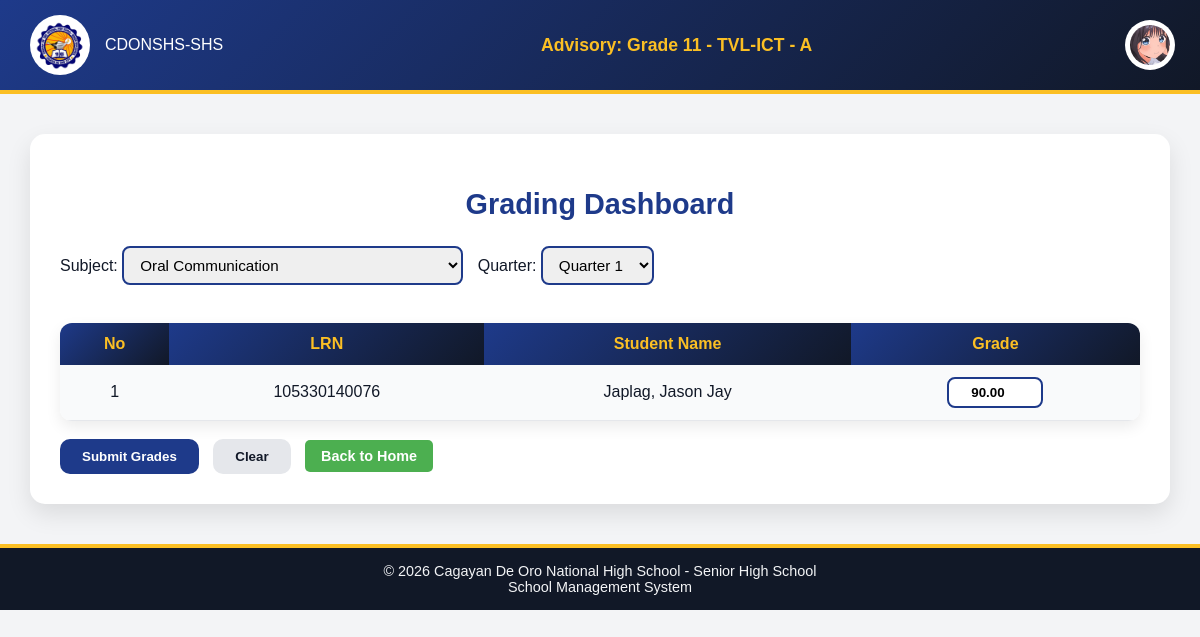
Page /Website_Files/Teacher_Files/grading_page.php (signed in) on the committed database.
### tables this page shows
CREATE TABLE `teacher_advisory` (
  `teacher_advisory_id` int(11) NOT NULL,
  `teacher_id` int(10) NOT NULL,
  `strand_id` int(11) NOT NULL,
  `grade_level` int(2) NOT NULL,
  `section_id` int(11) NOT NULL
);

CREATE TABLE `strands` (
  `strand_id` int(11) NOT NULL,
  `strand_name` varchar(30) NOT NULL
);

CREATE TABLE `section` (
  `section_id` int(11) NOT NULL,
  `section_name` varchar(30) NOT NULL,
  `grade_level` int(2) NOT NULL,
  `strand_id` int(11) NOT NULL
);

CREATE TABLE `users` (
  `user_id` int(11) NOT NULL,
  `school_id` int(11) NOT NULL,
  `username` varchar(50) NOT NULL,
  `password` varchar(255) NOT NULL,
  `role_id` int(11) NOT NULL,
  `status` enum('Active','Inactive') DEFAULT 'Active',
  `first_login` tinyint(1) DEFAULT 1
);

CREATE TABLE `teacher_applications` (
  `teacher_application_id` int(11) NOT NULL,
  `first_name` varchar(100) NOT NULL,
  `last_name` varchar(100) NOT NULL,
  `middle_name` varchar(100) DEFAULT NULL,
  `extension_name` varchar(20) DEFAULT NULL,
  `date_of_birth` date NOT NULL,
  `gender` enum('male','female','other') NOT NULL,
  `civil_status` enum('single','married','divorced','widowed') NOT NULL,
  `contact_number` varchar(20) NOT NULL,
  `email` varchar(150) NOT NULL,
  `facebook_profile` varchar(255) DEFAULT NULL,
  `house_number_street` varchar(255) NOT NULL,
  `barangay` varchar(100) NOT NULL,
  `city_municipality` varchar(100) NOT NULL,
  `province` varchar(100) NOT NULL,
  `current_school` varchar(255) NOT NULL,
  `highest_education` enum('Bachelors','Masters','Doctorate','Other') NOT NULL,
  `specialization` varchar(255) NOT NULL,
  `application_status` enum('Pending','Approved','Rejected') DEFAULT 'Pending',
  `remarks` text DEFAULT NULL,
  `date_submitted` timestamp NOT NULL DEFAULT current_timestamp(),
  `resume_cv` varchar(255) DEFAULT NULL,
  `prc_id_copy` varchar(255) DEFAULT NULL,
  `certificates` varchar(255) DEFAULT NULL,
  `other_documents` varchar(255) DEFAULT NULL,
  `profile_image` varchar(255) DEFAULT NULL
);

CREATE TABLE `students` (
  `student_id` int(11) NOT NULL,
  `user_id` int(11) NOT NULL,
  `application_id` int(11) NOT NULL,
  `school_id` int(11) NOT NULL,
  `enrollment_status` enum('Active','Inactive','Graduated','Transferred') DEFAULT 'Active',
  `date_enrolled` date NOT NULL DEFAULT curdate(),
  `enlistment_status` enum('Not Enlisted','Pending','Enlisted','Rejected','Promoted') DEFAULT 'Not Enlisted',
  `school_year` varchar(9) DEFAULT NULL
);

CREATE TABLE `student_applications` (
  `application_id` int(11) NOT NULL,
  `first_name` varchar(100) NOT NULL,
  `last_name` varchar(100) NOT NULL,
  `middle_name` varchar(100) DEFAULT NULL,
  `extension_name` varchar(20) DEFAULT NULL,
  `lrn` varchar(12) NOT NULL,
  `date_of_birth` date NOT NULL,
  `gender` enum('male','female','other') NOT NULL,
  `civil_status` enum('single','married','divorced','widowed') NOT NULL,
  `house_number_street` varchar(255) NOT NULL,
  `barangay` varchar(100) NOT NULL,
  `city_municipality` varchar(100) NOT NULL,
  `province` varchar(100) NOT NULL,
  `contact_number` varchar(20) NOT NULL,
  `email` varchar(150) NOT NULL,
  `facebook_profile` varchar(255) DEFAULT NULL,
  `current_school` varchar(255) NOT NULL,
  `school_classification` enum('public','private') NOT NULL,
  `enrollment_type` enum('New','Transferee','Balik-Eskwela') NOT NULL DEFAULT 'New',
  `year_graduated` year(4) NOT NULL,
  `father_guardian_name` varchar(150) NOT NULL,
  `father_guardian_contact` varchar(20) NOT NULL,
  `mother_guardian_name` varchar(150) NOT NULL,
  `mother_guardian_contact` varchar(20) NOT NULL,
  `psa_birth_certificate` varchar(255) DEFAULT NULL,
  `form_138` varchar(255) DEFAULT NULL,
  `student_id_copy` varchar(255) DEFAULT NULL,
  `application_status` enum('Pending','Approved','Rejected') DEFAULT 'Pending',
  `remarks` text DEFAULT NULL,
  `date_submitted` timestamp NOT NULL DEFAULT current_timestamp(),
  `profile_image` varchar(255) DEFAULT NULL
);

CREATE TABLE `grade_entry` (
  `entry_id` int(11) NOT NULL,
  `student_id` int(11) NOT NULL,
  `subject_id` int(11) NOT NULL,
  `section_id` int(11) NOT NULL,
  `quarter` int(11) NOT NULL,
  `grade` decimal(5,2) NOT NULL,
  `grade_status` enum('Draft','Rejected','Approved') NOT NULL DEFAULT 'Draft'
);

### Back_End_Files/PHP_Files/get_teacher_advisory.php (called while the page is built, shortened)
<?php
include "../../DB_Connection/Connection.php";
$getTeacher = $connection->prepare("
    SELECT t.teacher_id
    FROM teachers t
    WHERE t.school_id = ?
");
$getTeacher->bind_param("i", $_SESSION['school_id']);
$getTeacher->execute();
$teacherResult = $getTeacher->get_result()->fetch_assoc();
if ($teacherResult) {
    $teacher_id = $teacherResult['teacher_id'];
    $getAdvisory = $connection->prepare("
        SELECT
            ta.grade_level,
            ta.strand_id,
            ta.section_id,
            s.strand_name,
            sec.section_name
        FROM teacher_advisory ta
        JOIN strands s ON ta.strand_id = s.strand_id
        JOIN section sec ON ta.section_id = sec.section_id
        WHERE ta.teacher_id = ?
        LIMIT 1
    ");
    $getAdvisory->bind_param("i", $teacher_id);
    $getAdvisory->execute();
    $advisory = $getAdvisory->get_result()->fetch_assoc();
    if ($advisory) {
        $advisoryText =
            "Grade " . $advisory['grade_level'] .
            " - " . $advisory['strand_name'] .
            " - " . $advisory['section_name'];
    }
}
?>

### Back_End_Files/PHP_Files/get_grading_data.php (called while the page is built, shortened)
<?php
$getAdvisory = $connection->prepare("
    SELECT ta.section_id, ta.strand_id, ta.grade_level
    FROM teacher_advisory ta
    JOIN teachers t ON ta.teacher_id = t.teacher_id
    WHERE t.school_id = ?
");
$getAdvisory->bind_param("i", $_SESSION['school_id']);
$getAdvisory->execute();
$result = $getAdvisory->get_result();
$advisory = $result->fetch_assoc();
$section_id = $advisory['section_id'];
$strand_id = $advisory['strand_id'];
$grade_level = $advisory['grade_level'];
$quarter = isset($_GET['quarter']) ? intval($_GET['quarter']) : 1;
$getSubjects = $connection->prepare("
    SELECT subject_id, subject_name
    FROM subject
    WHERE strand_id = ?
    AND grade_level = ?
    ORDER BY subject_order
");
$getSubjects->bind_param("ii", $strand_id, $grade_level);
$getSubjects->execute();
$result = $getSubjects->get_result();
$subjects = $result->fetch_all(MYSQLI_ASSOC);
$subject_id = isset($_GET['subject'])
    ? intval($_GET['subject'])
    : $subjects[0]['subject_id'];
$getStudents = $connection->prepare("
SELECT s.student_id,
       CONCAT(sa.last_name, ', ', sa.first_name) AS student_name,
       ge.grade,
       s.enlistment_status,
       sa.lrn
FROM student_strand ss
JOIN students s ON ss.student_id = s.student_id
JOIN student_applications sa ON s.application_id = sa.application_id
JOIN student_subjects subj
    ON s.student_id = subj.student_id
    AND subj.subject_id = ?
LEFT JOIN grade_entry ge
    ON ge.student_id = s.student_id
    AND ge.subject_id = ?
    AND ge.section_id = ?
    AND ge.quarter = ?
WHERE ss.section_id = ?
AND subj.status = 'Enrolled'
AND s.enlistment_status = 'Enlisted'
ORDER BY sa.last_name ASC
");
$getStudents->bind_param(
    "iiiii",
    $subject_id,
    $subject_id,
    $section_id,
    $quarter,
    $section_id
);
$getStudents->execute();
$result = $getStudents->get_result();
$students = $result->fetch_all(MYSQLI_ASSOC);
?>

### Website_Files/Teacher_Files/grading_page.php (the view, shortened to what this page needs)
<?php
include "../../DB_Connection/Connection.php";
$stmt = $connection->prepare("
    SELECT u.*, ta.profile_image
    FROM users u
    INNER JOIN teachers s ON s.user_id = u.user_id
    INNER JOIN teacher_applications ta ON s.application_id = ta.teacher_application_id
    WHERE u.user_id = ? AND u.school_id = ? AND u.role_id = 3
");
$stmt->bind_param("ii", $_SESSION['user_id'], $_SESSION['school_id']);
$stmt->execute();
$result = $stmt->get_result();
$user = $result->fetch_assoc();
$profileImagePath = !empty($user['profile_image'])
    ? "../../uploads/" . htmlspecialchars($user['profile_image'])
    : "../../Assets/profile_button.png";
include "../../Back_End_Files/PHP_Files/get_grading_data.php";
?>
<!DOCTYPE html>
<html>
<head>
 <link rel="stylesheet" href="../../Design/main_design.css">
 <link rel="stylesheet" href="../../Design/profile_dropdown.css">
 <link rel="stylesheet" href="../../Design/teacher/grading_design.css">
</head>
<body>
    <div class="header">
    <div class="left">
        <img src="../../Assets/LOGO.png" alt="CDONSHS Logo">
        <span>CDONSHS-SHS</span>
    </div>
    <?php include "../../Back_End_Files/PHP_Files/get_teacher_advisory.php"; ?>
    <div class="center">
        Advisory: <?php echo htmlspecialchars($advisoryText); ?>
    </div>
    <div class="right">
       <button class="profile-btn" type="button">
         <img src="<?php echo $profileImagePath; ?>">
     </button>
    </div>
    </div>
<div class="dashboard-container">
    <h2>Grading Dashboard</h2>
    <form method="GET">
        Subject:
        <select name="subject" onchange="this.form.submit()">
            <?php foreach ($subjects as $sub) : ?>
                <option value="<?= $sub['subject_id'] ?>"
                    <?= $subject_id == $sub['subject_id'] ? 'selected' : '' ?>>
                    <?= htmlspecialchars($sub['subject_name']) ?>
                </option>
            <?php endforeach; ?>
        </select>
        Quarter:
        <select name="quarter" onchange="this.form.submit()">
            <?php for ($q = 1; $q <= 4; $q++) : ?>
                <option value="<?= $q ?>" <?= $quarter == $q ? 'selected' : '' ?>>
                    Quarter <?= $q ?>
                </option>
            <?php endfor; ?>
        </select>
    </form>
    <br>
    <form method="POST">
        <table class="grade-table">
            <tr>
                <th>No</th>
                <th>LRN</th>
                <th>Student Name</th>
                <th>Grade</th>
            </tr>
            <?php if (!empty($students)) : ?>
                <?php $count = 1; foreach ($students as $student) : ?>
                    <tr>
                        <td><?= $count++ ?></td>
                         <td>
                            <?= htmlspecialchars($student['lrn']) ?>
                        </td>
                        <td>
                            <?= htmlspecialchars($student['student_name']) ?>
                        </td>
                        <td>
                            <input type="number"
                                   name="grades[<?= $student['student_id'] ?>]"
                                   value="<?= isset($student['grade']) && $student['grade'] ? $student['grade'] : 60 ?>"
                                   min="0"
                                   max="100"
                                   step="0.01">
                        </td>
                    </tr>
                <?php endforeach; ?>
            <?php else : ?>
                <tr>
                    <td colspan="3">No students found.</td>
                </tr>
            <?php endif; ?>
        </table>
        <br>
        <button type="submit" class="confirm-btn">Submit Grades</button>
        <button type="reset" class="clear-btn">Clear</button>
        <a href="home.php" class="back-btn">Back to Home</a>
    </form>
</div>
    <div class="footer">
    © 2026 Cagayan De Oro National High School - Senior High School
    <br>
    School Management System
    </div>
</body>
</html>

### Design/main_design.css (style rules this page uses)
body { margin: 0; font-family: Arial, sans-serif; background: #f3f4f6; color: #111827; }
.header { background: linear-gradient(135deg, #1e3a8a, #111827); color: white; padding: 15px 30px; display: flex; align-items: center; justify-content: space-between; border-bottom: 4px solid #fbbf24; }
.header .left, .header .right { display: flex; align-items: center; gap: 15px; }
.header img { width: 50px; height: 50px; border-radius: 50%; background: #fff; padding: 5px; }
.header .center { text-align: center; flex: 1; font-weight: bold; font-size: 1.1em; color: #fbbf24; }
.footer { background: #111827; color: #f3f4f6; text-align: center; padding: 15px; border-top: 4px solid #fbbf24; font-size: 0.9em; }

### Design/profile_dropdown.css (style rules this page uses)
.profile-btn { background: none; border: none; padding: 0; margin: 0; width: 40px; height: 40px; cursor: pointer; display: flex; align-items: center; justify-content: center; }
.profile-btn img { width: 100%; height: 100%; object-fit: contain; }

### Design/teacher/grading_design.css (style rules this page uses)
.dashboard-container { width: 90%; max-width: 1100px; margin: 40px auto; background: #ffffff; padding: 30px; border-radius: 15px; box-shadow: 0 10px 25px rgba(0,0,0,0.1); }
.dashboard-container h2 { text-align: center; color: #1e3a8a; margin-bottom: 25px; font-size: 1.8rem; }
form select { padding: 8px 12px; border-radius: 8px; border: 2px solid #1e3a8a; font-size: 0.95rem; margin-right: 10px; outline: none; transition: 0.2s; }
.grade-table { width: 100%; border-collapse: collapse; margin-top: 20px; overflow: hidden; border-radius: 12px; box-shadow: 0 6px 15px rgba(0,0,0,0.08); }
.grade-table th { background: linear-gradient(135deg, #1e3a8a, #111827); color: #fbbf24; padding: 12px; text-align: center; font-weight: bold; }
.grade-table td { padding: 12px; text-align: center; border-bottom: 1px solid #e5e7eb; }
.grade-table tr:nth-child(even) { background: #f9fafb; }
.grade-table input[type="number"] { width: 80px; padding: 6px; border-radius: 8px; border: 2px solid #1e3a8a; text-align: center; font-weight: bold; outline: none; transition: 0.2s; }
.confirm-btn { background: #1e3a8a; color: white; border: none; padding: 10px 22px; border-radius: 10px; font-weight: bold; cursor: pointer; transition: 0.3s; }
.clear-btn { background: #e5e7eb; color: #111827; border: none; padding: 10px 22px; border-radius: 10px; font-weight: bold; cursor: pointer; margin-left: 10px; transition: 0.3s; }
.back-btn { display: inline-block; background-color: #4CAF50; color: white; padding: 8px 16px; text-decoration: none; border-radius: 5px; margin-left: 10px; cursor: pointer; font-weight: bold; font-size: 0.9em; font-weight: 600; }

### rows in the picture
teacher_advisory: grade_level.section_name "Grade 11 - TVL-ICT - A"
users: teacher_applications.profile_image (picture)
students: application.lrn "105330140076", student_name "Japlag, Jason Jay", grade "90.00"

### other values in the picture
form field subject "Oral Communication"
